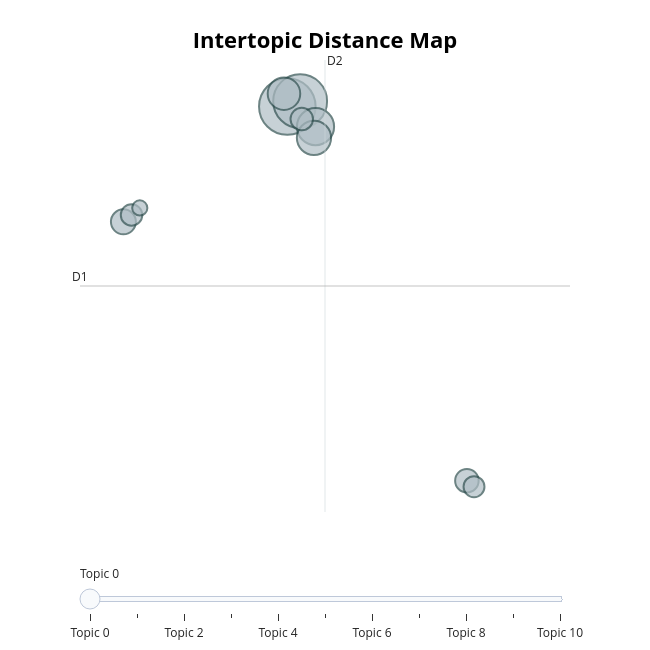

Here is the notebook cell this chart was saved with:
### Markdown cell above
## 🟣 🔵 🟢 Topic-Topic Relationships

Two useful visualizations can be used in conjunction to look for topic-to-topic relationships, including merging candidates.

▶️ The first is `visualize_topics()` where topics can be mapped to 2-dimensions using UMAP.<br>
👁️ Do some/many topics cluster together? Does the clustering make sense to you?<br>
🔄 Try mapping both embeddings and cTF-IDF weights by toggling the `use_ctfidf` parameter.

📚 BERTopic: [Visualize Topics](https://maartengr.github.io/BERTopic/getting_started/visualization/visualize_topics.html), [visualize_topics()](https://maartengr.github.io/BERTopic/api/bertopic.html#bertopic._bertopic.BERTopic.visualize_topics)

### Code cell
#| code-summary: 'Visualize topics in UMAP 2-dimensional space'
topic_model.visualize_topics( # (defaults)
    use_ctfidf = False,       # (False) map embeddings / True: map cTF-IDF weights
    top_n_topics = None,      # (None) all
    custom_labels = True,     # (False)
)

### Figure 1 — Plotly figure (JSON) as saved in the notebook; plotly's stock layout.template omitted (floating-point values rounded to 4 significant figures)
{"data": [{"customdata": [[0, "pour | yung | sbe | designer | sell", 139], [1, "niggas | suck | pistol | glock | shorty", 126], [2, "grave | minute | rot | magic | doors", 60], [3, "aching | nothings | bust | shouldve | drowning", 51], [4, "clean | dubai | sg | wash | ceo", 46], [5, "bones | looks | sees | loves | lines", 27], [6, "beautiful | able | reminded | message | heal", 24], [7, "flames | froze | 10k | glory | recognize", 22], [8, "thug | 7eleven | acid | respect | cryin", 20], [9, "victim | act | treatment | flexin | kind", 19], [10, "kush | turnin | eye | brick | microphone", 10]], "hovertemplate": "<b>Topic %{customdata[0]}</b><br>%{customdata[1]}<br>Size: %{customdata[2]}", "legendgroup": "", "marker": {"color": "#B0BEC5", "line": {"color": "DarkSlateGrey", "width": 2}, "size": [139, 126, 60, 51, 46, 27, 24, 22, 20, 19, 10], "sizemode": "area", "sizeref": 0.08687, "symbol": "circle"}, "mode": "markers", "name": "", "orientation": "v", "showlegend": false, "type": "scatter", "x": [17.2, 17.69, 18.27, 18.22, 17.08, 10.98, 24.02, 17.75, 11.29, 24.29, 11.6], "xaxis": "x", "y": [9.476, 9.712, 8.573, 8.072, 10.05, 4.307, -7.29, 8.909, 4.616, -7.56, 4.929], "yaxis": "y"}], "layout": {"annotations": [{"showarrow": false, "text": "D1", "x": 9.335, "y": 1.432, "yshift": 10}, {"showarrow": false, "text": "D2", "x": 18.63, "xshift": 10, "y": 11.56}], "height": 650, "hoverlabel": {"bgcolor": "white", "font": {"family": "Rockwell", "size": 16}}, "legend": {"itemsizing": "constant", "tracegroupgap": 0}, "margin": {"t": 60}, "shapes": [{"line": {"color": "#CFD8DC", "width": 2}, "type": "line", "x0": 18.63, "x1": 18.63, "y0": -8.694, "y1": 11.56}, {"line": {"color": "#9E9E9E", "width": 2}, "type": "line", "x0": 9.335, "x1": 27.93, "y0": 1.432, "y1": 1.432}], "sliders": [{"active": 0, "pad": {"t": 50}, "steps": [{"args": [{"marker.color": [["red", "#B0BEC5", "#B0BEC5", "#B0BEC5", "#B0BEC5", "#B0BEC5", "#B0BEC5", "#B0BEC5", "#B0BEC5", "#B0BEC5", "#B0BEC5"]]}], "label": "Topic 0", "method": "update"}, {"args": [{"marker.color": [["#B0BEC5", "red", "#B0BEC5", "#B0BEC5", "#B0BEC5", "#B0BEC5", "#B0BEC5", "#B0BEC5", "#B0BEC5", "#B0BEC5", "#B0BEC5"]]}], "label": "Topic 1", "method": "update"}, {"args": [{"marker.color": [["#B0BEC5", "#B0BEC5", "red", "#B0BEC5", "#B0BEC5", "#B0BEC5", "#B0BEC5", "#B0BEC5", "#B0BEC5", "#B0BEC5", "#B0BEC5"]]}], "label": "Topic 2", "method": "update"}, {"args": [{"marker.color": [["#B0BEC5", "#B0BEC5", "#B0BEC5", "red", "#B0BEC5", "#B0BEC5", "#B0BEC5", "#B0BEC5", "#B0BEC5", "#B0BEC5", "#B0BEC5"]]}], "label": "Topic 3", "method": "update"}, {"args": [{"marker.color": [["#B0BEC5", "#B0BEC5", "#B0BEC5", "#B0BEC5", "red", "#B0BEC5", "#B0BEC5", "#B0BEC5", "#B0BEC5", "#B0BEC5", "#B0BEC5"]]}], "label": "Topic 4", "method": "update"}, {"args": [{"marker.color": [["#B0BEC5", "#B0BEC5", "#B0BEC5", "#B0BEC5", "#B0BEC5", "red", "#B0BEC5", "#B0BEC5", "#B0BEC5", "#B0BEC5", "#B0BEC5"]]}], "label": "Topic 5", "method": "update"}, {"args": [{"marker.color": [["#B0BEC5", "#B0BEC5", "#B0BEC5", "#B0BEC5", "#B0BEC5", "#B0BEC5", "red", "#B0BEC5", "#B0BEC5", "#B0BEC5", "#B0BEC5"]]}], "label": "Topic 6", "method": "update"}, {"args": [{"marker.color": [["#B0BEC5", "#B0BEC5", "#B0BEC5", "#B0BEC5", "#B0BEC5", "#B0BEC5", "#B0BEC5", "red", "#B0BEC5", "#B0BEC5", "#B0BEC5"]]}], "label": "Topic 7", "method": "update"}, {"args": [{"marker.color": [["#B0BEC5", "#B0BEC5", "#B0BEC5", "#B0BEC5", "#B0BEC5", "#B0BEC5", "#B0BEC5", "#B0BEC5", "red", "#B0BEC5", "#B0BEC5"]]}], "label": "Topic 8", "method": "update"}, {"args": [{"marker.color": [["#B0BEC5", "#B0BEC5", "#B0BEC5", "#B0BEC5", "#B0BEC5", "#B0BEC5", "#B0BEC5", "#B0BEC5", "#B0BEC5", "red", "#B0BEC5"]]}], "label": "Topic 9", "method": "update"}, {"args": [{"marker.color": [["#B0BEC5", "#B0BEC5", "#B0BEC5", "#B0BEC5", "#B0BEC5", "#B0BEC5", "#B0BEC5", "#B0BEC5", "#B0BEC5", "#B0BEC5", "red"]]}], "label": "Topic 10", "method": "update"}]}], "title": {"font": {"color": "Black", "size": 22}, "text": "<b>Intertopic Distance Map</b>", "x": 0.5, "xanchor": "center", "y": 0.95, "yanchor": "top"}, "width": 650, "xaxis": {"anchor": "y", "domain": [0, 1], "range": [9.335, 27.93], "title": {"text": ""}, "visible": false}, "yaxis": {"anchor": "x", "domain": [0, 1], "range": [-8.694, 11.56], "title": {"text": ""}, "visible": false}}}
